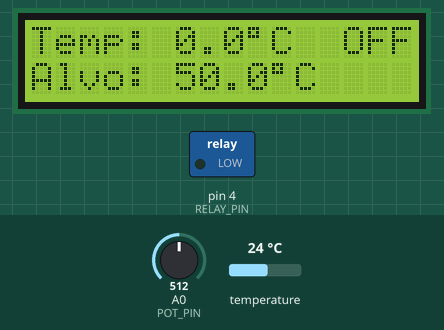
Recording of a sketch running on a simulated Arduino Uno, built with avr-gcc and run on an emulated ATmega328P. On the bench: 16×2 character LCD, switched loads named in the sketch (green lamp = pin HIGH). The test bench sets the inputs (shaded band); at power-on: A0 (POT_PIN) = 512, temperature 24 °C. What the sketch prints to the serial monitor is not drawn.

Above: at 1.2 s.
1.3 s: A0 (POT_PIN) set to 90
At 6.1 s:
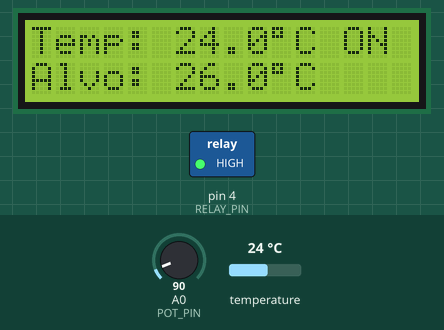
7.2 s: temperature set to 20.8 °C
At 7.9 s:
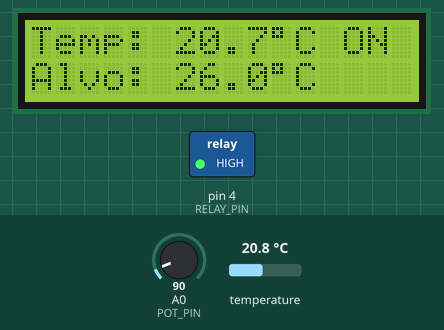
10.9 s: temperature set to 19.1 °C
At 13.3 s:
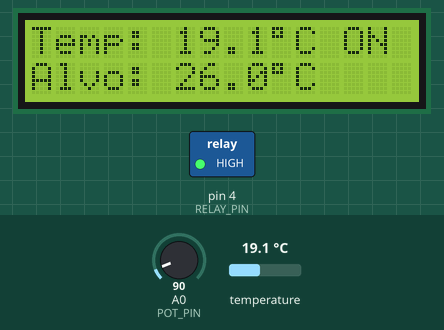
14.0 s: A0 (POT_PIN) set to 68
At 17.0 s:
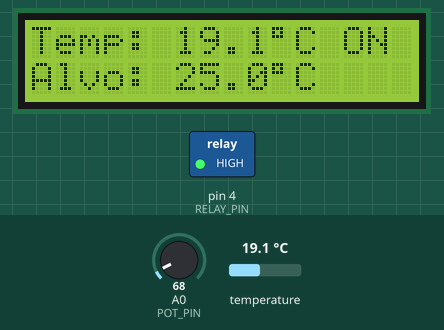
17.6 s: A0 (POT_PIN) set to 61
At 20.6 s:
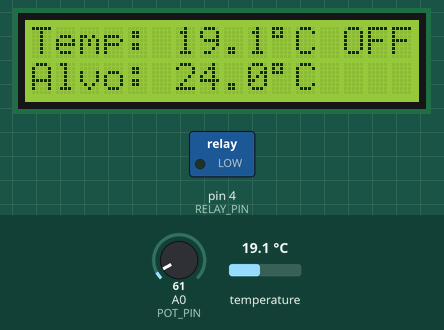
22.9 s: temperature set to 18.3 °C
At 24.3 s:
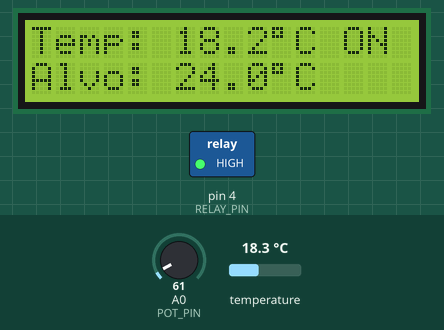
27.2 s: temperature set to 17.3 °C
Timing chart, 0 to 30.2 s (numbered marks = the images above; inputs shaded):
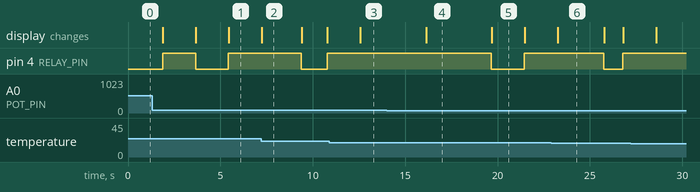

Measured:
- the behaviour switches between 65 and 64 on A0 (POT_PIN) (found by bisection; images 4 and 5)
- after the input at 1.3 s, the display: first differs from a run without the input after 2.4 s (image 1 shows a later state)
- after the input at 7.2 s, the display: changes at once (image 2)
- after the input at 10.9 s, the display: changes after 1.7 s (image 3)
- after the input at 14.0 s, the display: changes after 2.1 s (image 4)
- after the input at 17.6 s, the display: changes after 2.1 s (image 5)
- after the input at 22.9 s, the display: changes after 0.35 s (image 6)

The sketch:

Rele_PID.ino
```cpp
#include <OneWire.h>
#include <DallasTemperature.h>
#include <LiquidCrystal_I2C.h>

// ======================= CONSTANTES =========================
const byte ONE_WIRE_BUS = 7;
const byte RELAY_PIN = 4;
const byte POT_PIN = A0;

const int INTERVALO_LEITURA_SENSOR = 1000; // ms para ler o sensor

// --- NOVAS CONSTANTES PARA O CONTROLE PROPORCIONAL ---
const unsigned long JANELA_PWM = 5000; // Janela de tempo de 5 segundos (5000 ms)
const double MAX_SAIDA_PD = 100.0;     // Valor máximo esperado da saída do PD (ajustável)

// ======================= OBJETOS ===============================
OneWire oneWire(ONE_WIRE_BUS);
DallasTemperature sensors(&oneWire);
LiquidCrystal_I2C lcd(0x27, 16, 2);

// ======================= VARIÁVEIS GLOBAIS =============================
unsigned long tempoLeituraSensor;
float temperaturaIdeal = 50.0;
float temperaturaAtual = 0.0;

// Ganhos PD
double Kp = 15.0;
double Kd = 5.0;

// Variáveis do PD
double erroAnterior = 0;
bool estadoRele = false;

unsigned long tempoInicioJanela;
double potenciaSaida = 0;

// ======================= SETUP ================================
void setup() {
  Serial.begin(115200);
  pinMode(RELAY_PIN, OUTPUT);
  digitalWrite(RELAY_PIN, LOW);

  lcd.init();
  lcd.backlight();

  sensors.begin();

  lcd.setCursor(0, 0);
  lcd.print("Temp: ");
  lcd.setCursor(0, 1);
  lcd.print("Alvo: ");

  tempoLeituraSensor = millis();
  tempoInicioJanela = millis(); // Inicia a primeira janela de tempo
}


void loop() {
   //Leitura do sensor e cálculo do PD --
  if (millis() - tempoLeituraSensor >= INTERVALO_LEITURA_SENSOR) {
    // Lê o potenciômetro para definir a temperatura ideal
    int potValue = analogRead(POT_PIN);
    temperaturaIdeal = map(potValue, 0, 1023, 20, 99);

    // Lê o sensor de temperatura
    sensors.requestTemperatures();
    float leitura = sensors.getTempCByIndex(0);

    if (leitura != DEVICE_DISCONNECTED_C && leitura > -55 && leitura < 125) {
      temperaturaAtual = leitura;
    } else {
    }

    // Controle PD
    double erro = temperaturaIdeal - temperaturaAtual;
    double derivada = erro - erroAnterior;
    double saidaPD = (Kp * erro) + (Kd * derivada);

    // Mapeia e limita a saída do PD para a faixa de potência (0 a MAX_SAIDA_PD)
    potenciaSaida = constrain(saidaPD, 0, MAX_SAIDA_PD);

    erroAnterior = erro;

    tempoLeituraSensor = millis();
  }

  //Controle do Relé Proporcional ao Tempo (executa em todo loop) ---
  unsigned long tempoAtual = millis();

  // Reinicia a janela de tempo se ela terminou
  if (tempoAtual - tempoInicioJanela > JANELA_PWM) {
    tempoInicioJanela = tempoAtual;
  }

  // Calcula por quanto tempo o relé deve ficar ligado dentro da janela atual
  unsigned long tempoLigado = JANELA_PWM * (potenciaSaida / MAX_SAIDA_PD);

  // Liga ou desliga o relé baseado no tempo decorrido dentro da janela
  if (tempoAtual - tempoInicioJanela < tempoLigado) {
    digitalWrite(RELAY_PIN, HIGH);
    estadoRele = true;
  } else {
    digitalWrite(RELAY_PIN, LOW);
    estadoRele = false;
  }

   unsigned long now = millis();
  static unsigned long lastPrintTime = 0;
  static unsigned long lastTime = 0;
  lcd.setCursor(6, 0);
  lcd.print(temperaturaAtual, 1);
  lcd.print((char)223);
  lcd.print("C ");

  lcd.setCursor(6, 1);
  lcd.print(temperaturaIdeal, 1);
  lcd.print((char)223);
  lcd.print("C ");

  lcd.setCursor(13, 0);
  lcd.print(estadoRele ? "ON " : "OFF");

  if(now  - lastPrintTime >= 500){
    lastPrintTime =  now;
    Serial.print("Temperatura:"); Serial.print(temperaturaAtual); Serial.print("\t");
    Serial.print("On_Off:"); Serial.println(tempoLigado/100);
  }
}
```
